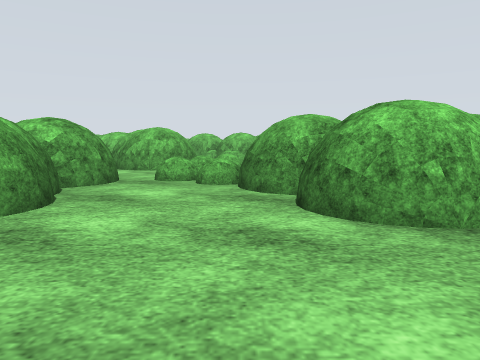
View 1 (above)

24 first-person views from a walk through a Gazebo world. The camera is 0.94 m above the floor, tilts 6° down and sees 70° across. The floor is counted in squares, 2 m on a side. Each view is taken from the middle of a square. On the plan, view 1 faces up. The plan holds only what a view shows up to about 9 squares ahead; the rest is blank. The place goes on beyond the plan. Simple shapes stand in for some stock models. Surface patterns are stand-ins for the level's own textures.

View 2
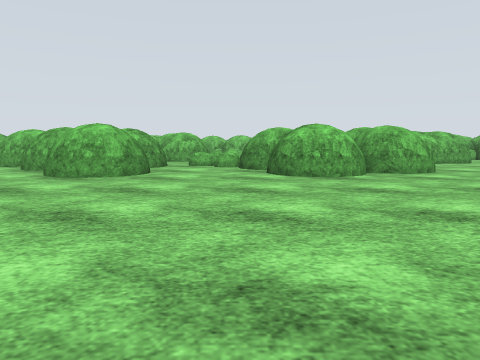

View 3
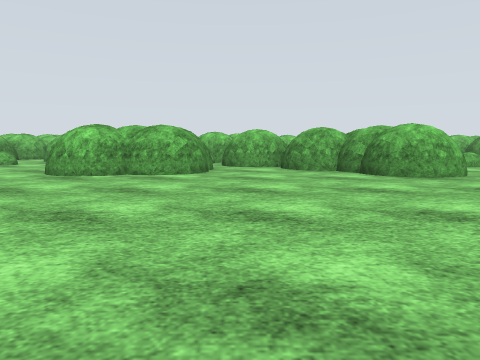

View 4
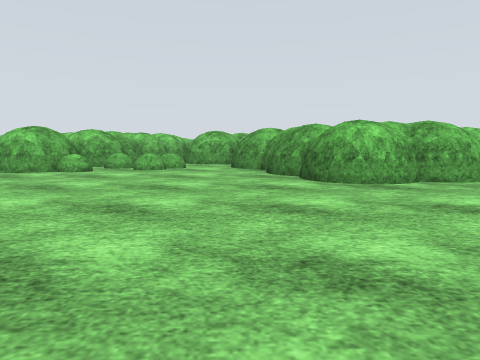

View 5
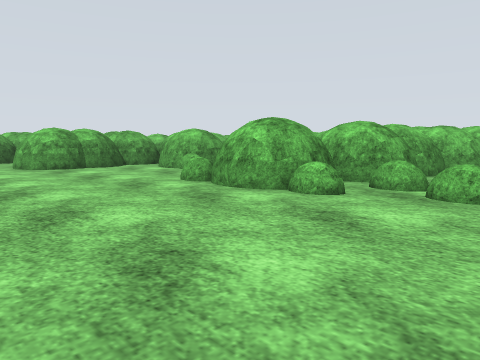

View 6
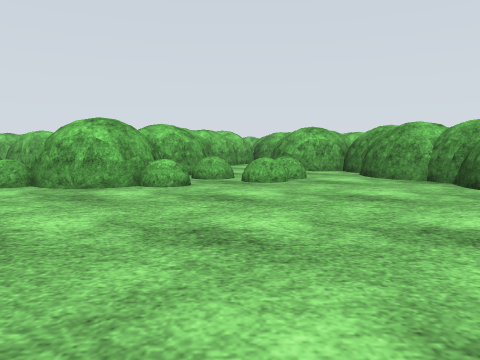

View 7
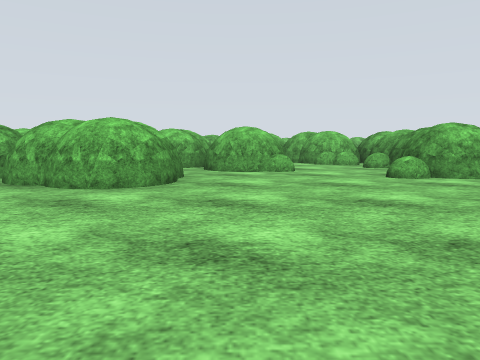

View 8
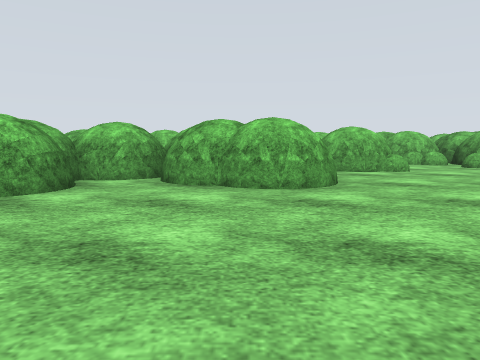

View 9
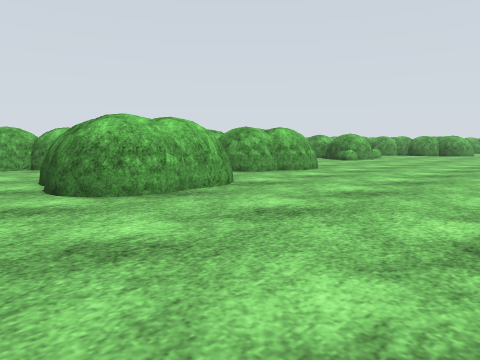

View 10
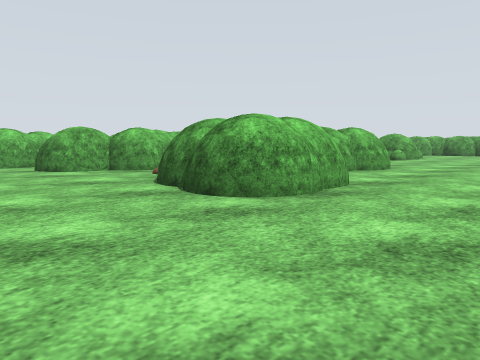

View 11
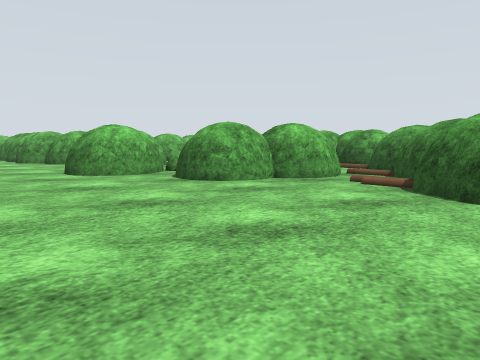

View 12
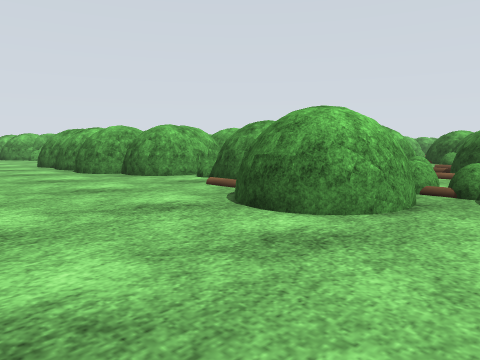

View 13
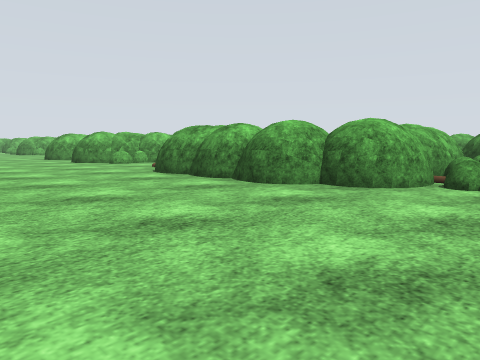

View 14
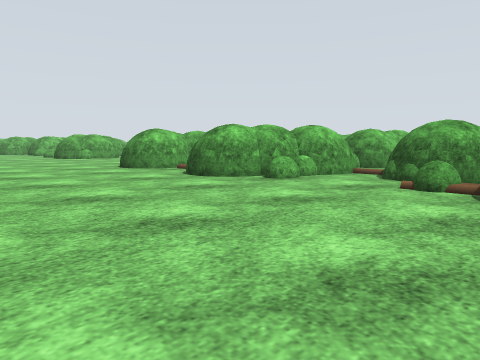

View 15
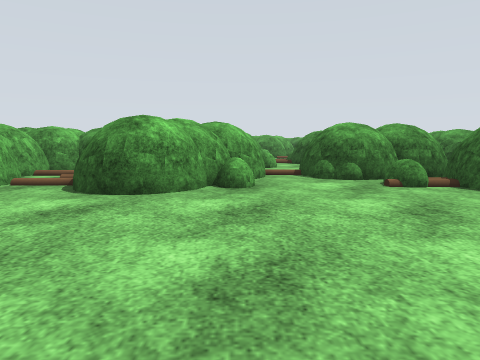

View 16
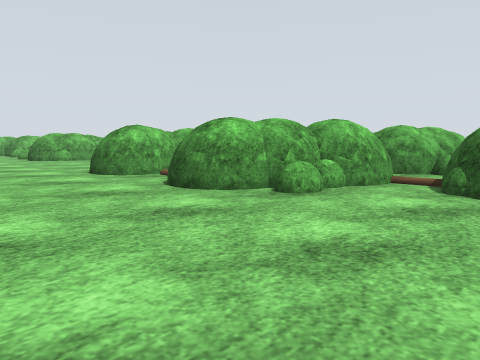

View 17
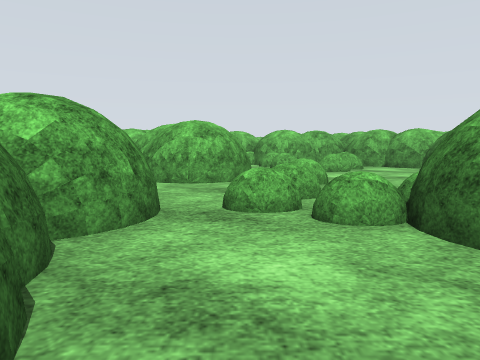

View 18
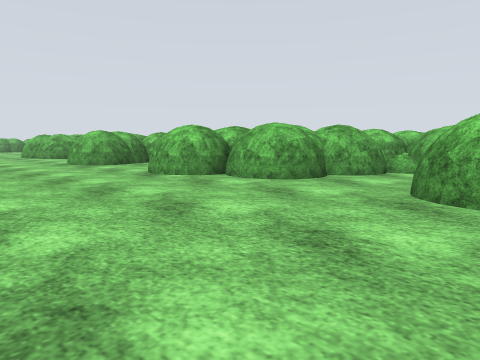

View 19
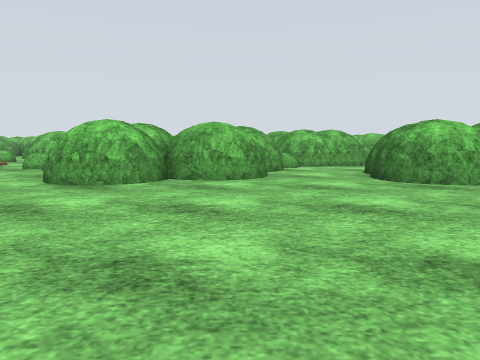

View 20
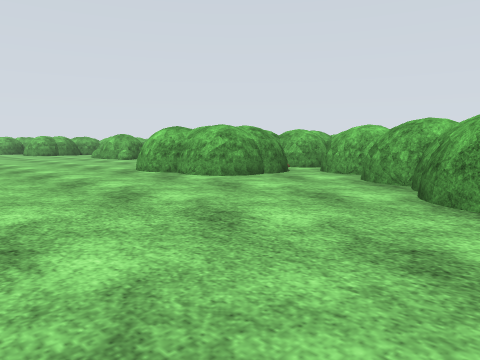

View 21
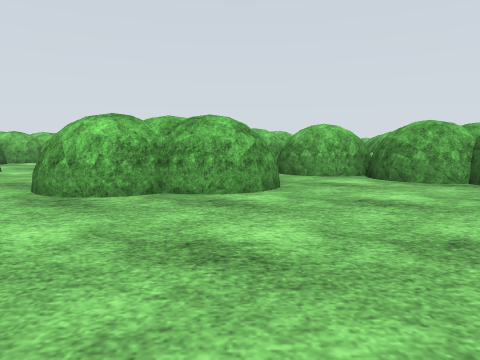

View 22
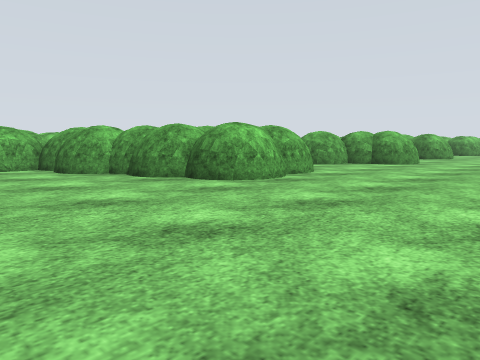

View 23
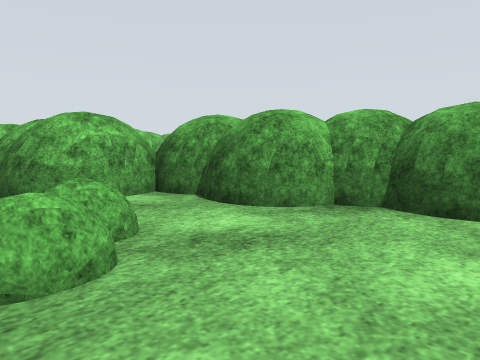

View 24
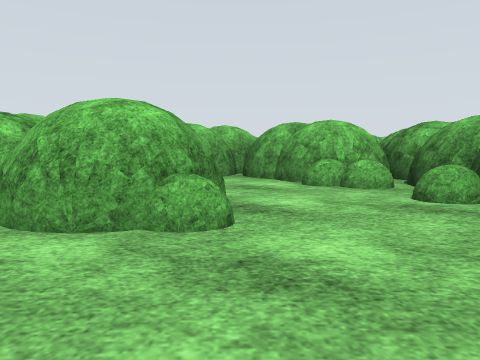

### Floor plan
Key: @ floor where view 1 was taken; # wall or solid block; . floor; = window, fence, low wall or low ledge; T tree; B bush; O other object.
Columns run from 26 left of view 1 to 6 right of it. Each row starts with its distance up from view 1.
 22  ...OT#
 21  ...TT#
 20  ...TT
 19  ...T#TTT
 18 ....BTOBTTOOO
 17 .....TTBTT
 16 ....BT  T
 15 ...TTTT
 14  ..##
 13 ...##T  T
 12 ....#TTTT
 11 ....BBO            OO   TTTT#
 10 ....TTO    T          TTT#TT#
  9  ..TTTOT=BTTT  #O ##  TT =B #T
  8  ...BOT#T TTT###TOO  OOT TBBTT
  7  ...TTT### .BBT#TTTO   BTT..TT
  6  ....TTTO#TT.BT.TTTOTT  TTB.TT###
  5  .....TT##TB=TBBB####TTTTBB TTB.
  4  ....TT###..BBB...###TTTT.BT T..
  3  ....##.##........###..##..T##.##
  2   ...##.................T..T....#
  1   ...............................
  0   ..........   ...........@......
 -1    .... . .    ..................
 -2                  .  ...  ... .
 -3                      .    .

Where each view was taken, in squares from view 1:
view 1: 0 up, 0 right, facing up
view 2: 3 down, 0 right, facing up
view 3: 3 down, 5 left, facing up
view 4: 2 down, 9 left, facing up
view 5: 1 up, 10 left, facing up-left
view 6: 0 up, 11 left, facing up
view 7: 1 down, 16 left, facing up
view 8: 1 down, 18 left, facing up
view 9: 1 down, 23 left, facing up-right
view 10: 0 up, 24 left, facing up-right
view 11: 3 up, 25 left, facing up-right
view 12: 7 up, 25 left, facing up-right
view 13: 10 up, 26 left, facing up-right
view 14: 15 up, 26 left, facing up-right
view 15: 18 up, 26 left, facing right
view 16: 16 up, 25 left, facing up-right
view 17: 2 up, 1 left, facing up
view 18: 1 down, 6 right, facing up-left
view 19: 2 down, 3 right, facing up
view 20: 1 down, 2 left, facing up-left
view 21: 1 down, 6 left, facing up
view 22: 1 down, 11 left, facing up-right
view 23: 3 up, 11 left, facing up-right
view 24: 3 up, 15 left, facing up
